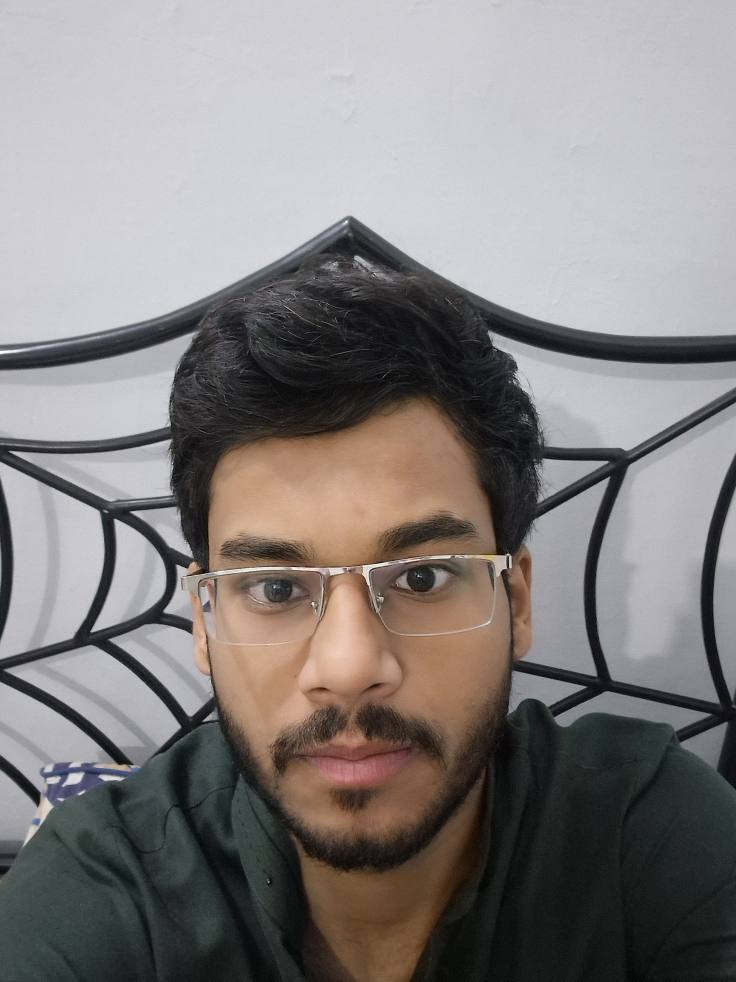
#> input picture Some_projects/reinforcement_learning/face_recognition/dataset/face/usman_img_8.jpg, 2208 x 2944 px, found by its file name (shown at 1/3 size)
$ jupyter execute --allow-errors object_dectection_casscade_classifier.ipynb
#> lines starting #> are read from the running program, lines starting #| are printed output that depends on the picture
[cell 1]
import numpy as np
import cv2

[cell 2]
face_cade= cv2.CascadeClassifier('./casscade_clasifier/haarcascade_frontalface_default.xml')

[cell 3]
img = cv2.imread('./USman_model_data/usman_img_8.jpg')
#> img is the input picture: shape (2944, 2208, 3); mean B, G, R 126.9, 128, 132.5
img= cv2.resize(img,None,fx=0.2,fy=0.2, interpolation=cv2.INTER_AREA)
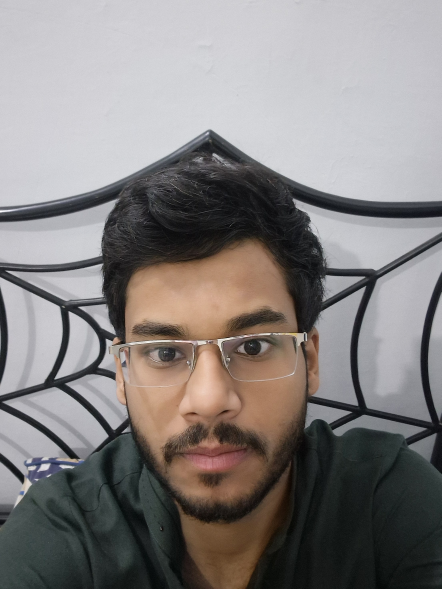
#> img: shape (589, 442, 3); mean B, G, R 126.8, 128, 132.5
cv2.imshow('img',img)
cv2.waitKey(0)
cv2.destroyAllWindows()

[cell 4]
object,num_detection=face_cade.detectMultiScale2(img)
#> object = [[83, 250, 255, 255]]; num_detection = [60]

[cell 5]
print(object)
#| [[ 83 250 255 255]]

[cell 6]
#draw a rectangle
pt1= (83,250)
pt2= (83+255,250+255)
cv2.rectangle(img,pt1,pt2,(0,255,0),1)
cv2.imshow('img',img)
cv2.waitKey(0)
cv2.destroyAllWindows()

[cell 7]
#to fraw a circle
cx = 83+255//2
cy = 250+255//2
r= 255//2
cv2.circle(img,(cx,cy),r,(0,0,255),2)
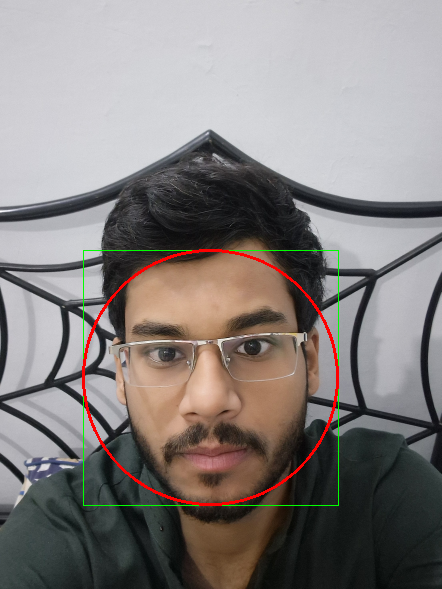
#> img: shape (589, 442, 3); mean B, G, R 125.8, 127.8, 133.6
cv2.imshow('ciercle ',img)
cv2.waitKey(0)
cv2.destroyAllWindows()

[cell 8]
face_cade= cv2.CascadeClassifier('./casscade_clasifier/haarcascade_frontalface_default.xml')

[cell 9]
img1= cv2.imread('./USman_model_data/get_from_internet.jpg')
#> (the rest of this cell did not finish here and is left out)

[cell 10]
faces,num_detections=face_cade.detectMultiScale2(img1,minNeighbors=10)
#> faces = (); num_detections = ()
print(faces)

[cell 11]
print(num_detections)

[cell 12]
for x,y,w,h in faces:
    cv2.rectangle(img1,(x,y),(x+w,y+h),(0,255,0),2)
#> this loop made 0 passes

cv2.imshow('friends',img1)
cv2.waitKey(0)
cv2.destroyAllWindows()

[cell 13]
face_cade= cv2.CascadeClassifier('./casscade_clasifier/haarcascade_frontalface_default.xml')
eye_cade= cv2.CascadeClassifier('./casscade_clasifier/haarcascade_eye.xml')

smile_cascade= cv2.CascadeClassifier('./casscade_clasifier/haarcascade_smile.xml')

[cell 14]
img2= cv2.imread('./USman_model_data/get_from_internet.jpg')
#> (the rest of this cell did not finish here and is left out)

[cell 15]
faces,num_detections=face_cade.detectMultiScale2(img2,minNeighbors=10)

[cell 16]
for x,y,w,h in faces:
    face_roi= img2[y:y+h,x:x+w].copy()
    cv2.rectangle(img2,(x,y),(x+w,y+h),(0,255,0),2)

    eyes, num_eyes= eye_cade.detectMultiScale2(face_roi,minNeighbors=4)
    for ex,ey,ew,eh in eyes:
        cx= x+ex+ew//2
        cy= y+ey+eh//2
        r= eh//2
        cv2.circle(img2,(cx,cy),r,(0,0,255),2)
    smile, num_smiles= smile_cascade.detectMultiScale2(face_roi,minNeighbors=10)
    for sx,sy,sw,sh in smile:
        cv2.rectangle(img2,(x+sx,y+sy),(x+sx+sw,sy+y+sh),(255,255,0),2)


cv2.imshow('friends',img2)
cv2.waitKey(0)
cv2.destroyAllWindows()

$ run again, with Some_projects/reinforcement_learning/face_recognition/dataset/face/usman_img_26.jpg copied over Some_projects/reinforcement_learning/face_recognition/dataset/face/usman_img_8.jpg
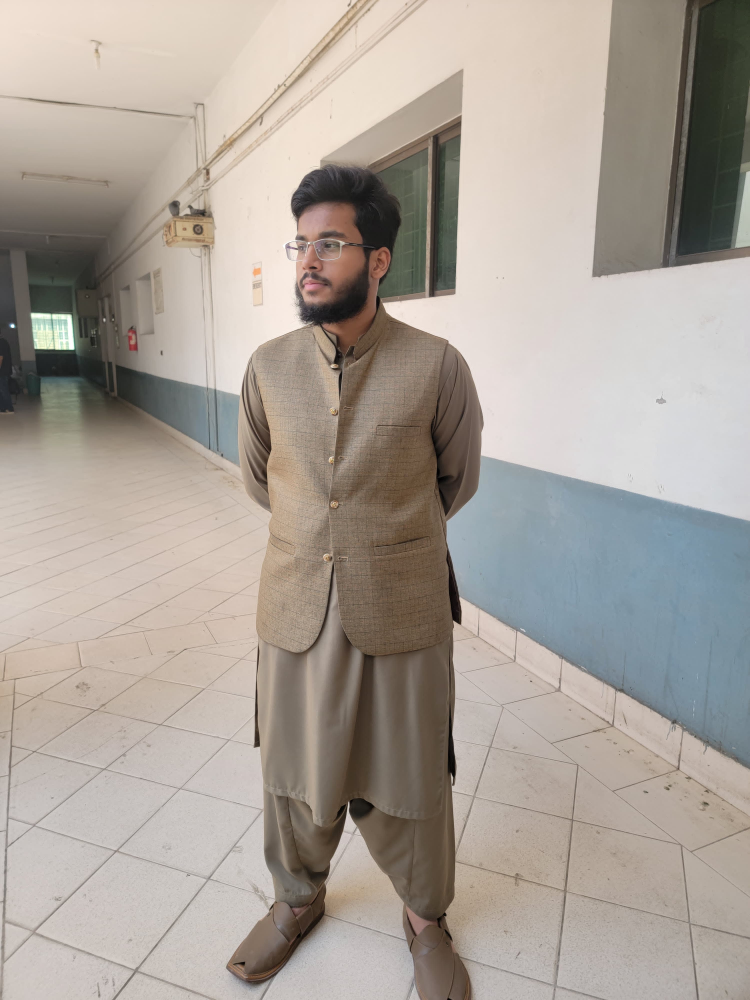
#> input picture Some_projects/reinforcement_learning/face_recognition/dataset/face/usman_img_26.jpg, 3000 x 4000 px, found by its file name (shown at 1/4 size)
#> img is the input picture: shape (4000, 3000, 3); mean B, G, R 153, 161.2, 169.6
#> `img= cv2.resize(img,None,fx=0.2,fy=0.2, interpolation=cv2.INTER_AREA)`:
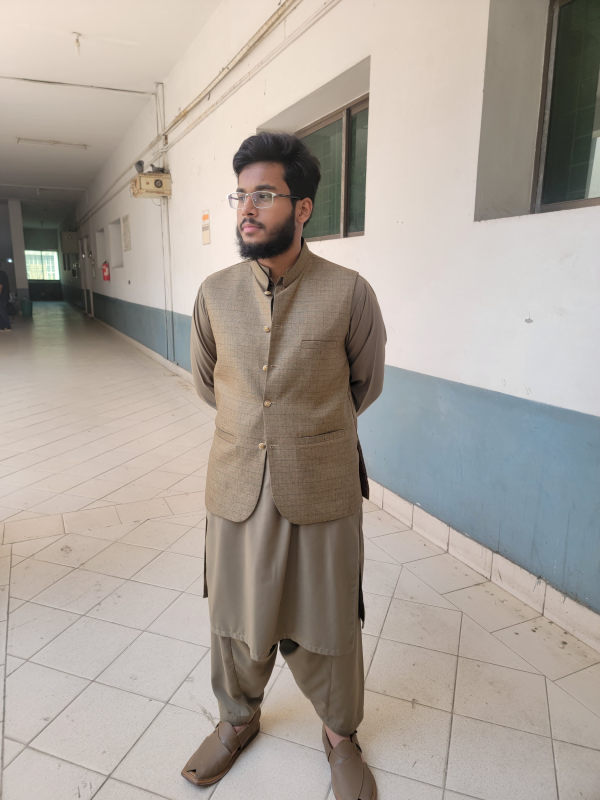
#> img: shape (800, 600, 3); mean B, G, R 153, 161.2, 169.6
#> object = [[217, 167, 70, 70]]; num_detection = [18]
#| [[217 167  70  70]]
#> `cv2.circle(img,(cx,cy),r,(0,0,255),2)`:
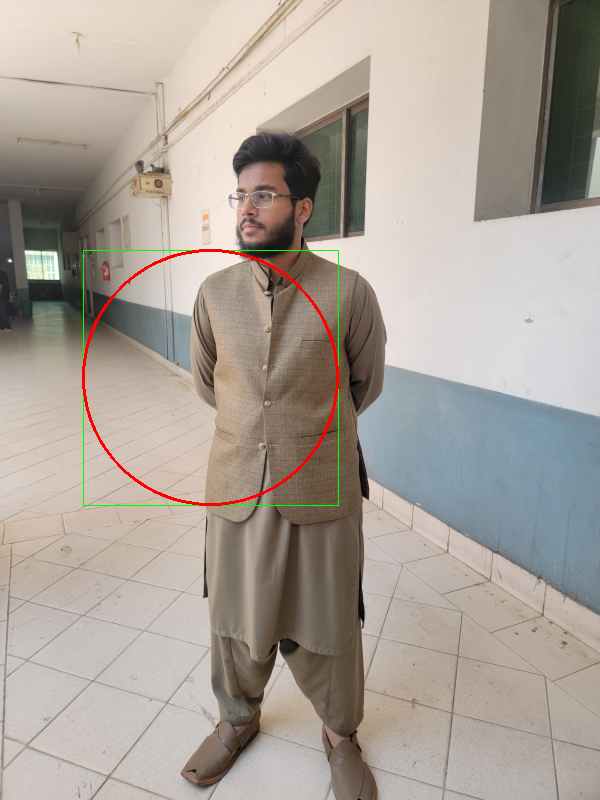
#> img: shape (800, 600, 3); mean B, G, R 152.1, 160.8, 169.8
#> faces = ()
